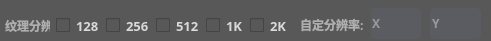
          <widget class="QFrame" name="frame_9">
           <property name="geometry">
            <rect>
             <x>10</x>
             <y>400</y>
             <width>491</width>
             <height>41</height>
            </rect>
           </property>
           <property name="styleSheet">
            <string notr="true">color: rgb(174, 174, 174);
background-color: rgb(88, 88, 88);
border-radius:5px;
</string>
           </property>
           <property name="frameShape">
            <enum>QFrame::StyledPanel</enum>
           </property>
           <property name="frameShadow">
            <enum>QFrame::Raised</enum>
           </property>
           <widget class="QFrame" name="frame_15">
            <property name="geometry">
             <rect>
              <x>-4</x>
              <y>0</y>
              <width>301</width>
              <height>51</height>
             </rect>
            </property>
            <property name="font">
             <font>
              <pointsize>8</pointsize>
             </font>
            </property>
            <property name="styleSheet">
             <string notr="true">QPushButton{
	color: rgb(255, 255, 255);
}

QPushButton:hover{
padding-bottom:5px;
}

QPushButton:pressed{
padding-left:5px;
padding-top:5px;
}
#frame_8{
	background-color: rgb(45, 45, 48);
	border-radius：5px;
}
#Frame_10
{
	background-color: rgb(84, 84, 84);
}

</string>
            </property>
            <property name="frameShape">
             <enum>QFrame::StyledPanel</enum>
            </property>
            <property name="frameShadow">
             <enum>QFrame::Raised</enum>
            </property>
            <layout class="QHBoxLayout" name="horizontalLayout_4">
             <property name="topMargin">
              <number>9</number>
             </property>
             <item>
              <widget class="QLabel" name="label_10">
               <property name="font">
                <font>
                 <family>微软雅黑</family>
                 <weight>75</weight>
                 <bold>true</bold>
                </font>
               </property>
               <property name="text">
                <string>纹理分辨率:</string>
               </property>
              </widget>
             </item>
             <item>
              <widget class="QCheckBox" name="checkBox_128px">
               <property name="font">
                <font>
                 <family>Bahnschrift Light</family>
                 <pointsize>10</pointsize>
                 <weight>75</weight>
                 <bold>true</bold>
                </font>
               </property>
               <property name="styleSheet">
                <string notr="true">color: rgb(217, 217, 217);</string>
               </property>
               <property name="text">
                <string>128</string>
               </property>
              </widget>
             </item>
             <item>
              <widget class="QCheckBox" name="checkBox_256px">
               <property name="font">
                <font>
                 <family>Bahnschrift Light</family>
                 <pointsize>10</pointsize>
                 <weight>75</weight>
                 <bold>true</bold>
                </font>
               </property>
               <property name="styleSheet">
                <string notr="true">color: rgb(217, 217, 217);</string>
               </property>
               <property name="text">
                <string>256</string>
               </property>
              </widget>
             </item>
             <item>
              <widget class="QCheckBox" name="checkBox_512px">
               <property name="font">
                <font>
                 <family>Bahnschrift Light</family>
                 <pointsize>10</pointsize>
                 <weight>75</weight>
                 <bold>true</bold>
                </font>
               </property>
               <property name="styleSheet">
                <string notr="true">color: rgb(217, 217, 217);</string>
               </property>
               <property name="text">
                <string>512</string>
               </property>
              </widget>
             </item>
             <item>
              <widget class="QCheckBox" name="checkBox_1k">
               <property name="font">
                <font>
                 <family>Bahnschrift Light</family>
                 <pointsize>10</pointsize>
                 <weight>75</weight>
                 <bold>true</bold>
                </font>
               </property>
               <property name="styleSheet">
                <string notr="true">color: rgb(217, 217, 217);</string>
               </property>
               <property name="text">
                <string>1K</string>
               </property>
              </widget>
             </item>
             <item>
              <widget class="QCheckBox" name="checkBox_2k">
               <property name="font">
                <font>
                 <family>Bahnschrift Light</family>
                 <pointsize>10</pointsize>
                 <weight>75</weight>
                 <bold>true</bold>
                </font>
               </property>
               <property name="styleSheet">
                <string notr="true">color: rgb(217, 217, 217);</string>
               </property>
               <property name="text">
                <string>2K</string>
               </property>
              </widget>
             </item>
            </layout>
           </widget>
           <widget class="QLineEdit" name="Name_lineEdit_2">
            <property name="geometry">
             <rect>
              <x>370</x>
              <y>8</y>
              <width>51</width>
              <height>31</height>
             </rect>
            </property>
            <property name="font">
             <font>
              <family>等线</family>
              <weight>75</weight>
              <bold>true</bold>
             </font>
            </property>
            <property name="styleSheet">
             <string notr="true">background-color: rgb(90, 92, 97);
color: rgb(217, 217, 217);
border:none;</string>
            </property>
            <property name="text">
             <string/>
            </property>
            <property name="placeholderText">
             <string>X</string>
            </property>
           </widget>
           <widget class="QLabel" name="label_11">
            <property name="geometry">
             <rect>
              <x>300</x>
              <y>8</y>
              <width>71</width>
              <height>33</height>
             </rect>
            </property>
            <property name="font">
             <font>
              <family>微软雅黑</family>
              <weight>75</weight>
              <bold>true</bold>
             </font>
            </property>
            <property name="text">
             <string>自定分辨率:</string>
            </property>
           </widget>
           <widget class="QLineEdit" name="Name_lineEdit_3">
            <property name="geometry">
             <rect>
              <x>430</x>
              <y>8</y>
              <width>51</width>
              <height>31</height>
             </rect>
            </property>
            <property name="font">
             <font>
              <family>等线</family>
              <weight>75</weight>
              <bold>true</bold>
             </font>
            </property>
            <property name="styleSheet">
             <string notr="true">background-color: rgb(90, 92, 97);
color: rgb(217, 217, 217);
border:none;</string>
            </property>
            <property name="text">
             <string/>
            </property>
            <property name="placeholderText">
             <string>Y</string>
            </property>
           </widget>
          </widget>
